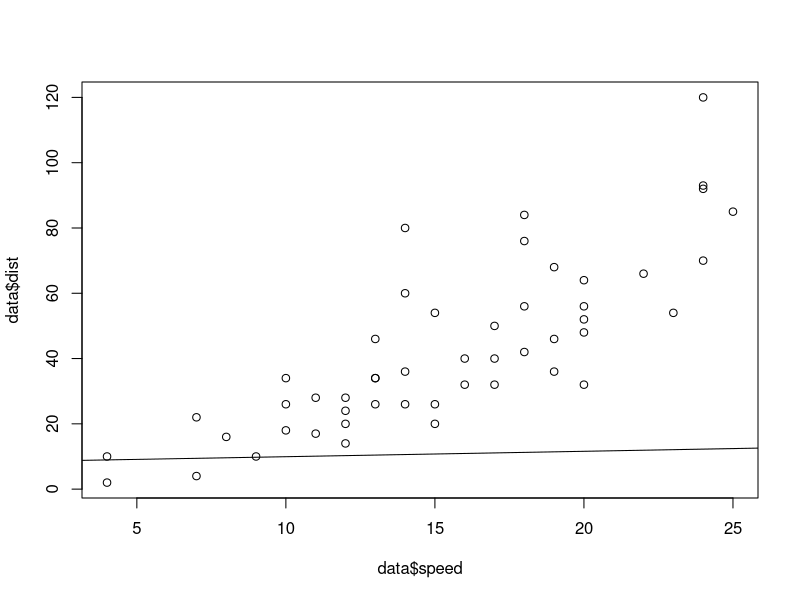

This figure's R source:
data <- cars
data

summary(data)

# find the variance of speed
v1 <- var(data$speed)
v1

# find the variance of distance
v2 <- var(data$dist)
v2

# to find the covariance
covariance = cov(data$speed, data$dist)
covariance

# to find the correlation coefficient using Pearson's formula
corr = covariance / (sd(data$speed) * sd(data$dist))

# another way of doing the same
corr = cor(data$speed, data$dist)
corr

cor.test(data$speed, data$dist)

# find regression

regression1 = lm(data$speed~data$dist)
regression1

plot(data$speed, data$dist)
abline(regression1)
summary(regression1)

summary.lm(regression1)
